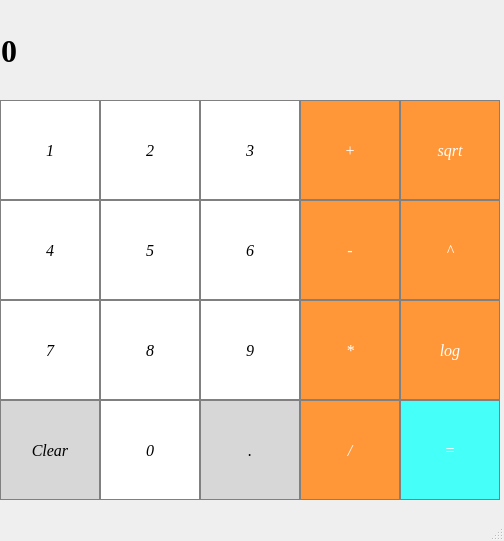
<?xml version="1.0" encoding="UTF-8"?>
<ui version="4.0">
 <class>CalculatorClass</class>
 <widget class="QMainWindow" name="CalculatorClass">
  <property name="geometry">
   <rect>
    <x>0</x>
    <y>0</y>
    <width>504</width>
    <height>541</height>
   </rect>
  </property>
  <property name="windowTitle">
   <string>Calculator</string>
  </property>
  <widget class="QWidget" name="centralWidget">
   <widget class="QPushButton" name="pushButton">
    <property name="enabled">
     <bool>true</bool>
    </property>
    <property name="geometry">
     <rect>
      <x>100</x>
      <y>100</y>
      <width>100</width>
      <height>100</height>
     </rect>
    </property>
    <property name="font">
     <font>
      <family>Times New Roman</family>
      <pointsize>12</pointsize>
      <italic>true</italic>
     </font>
    </property>
    <property name="styleSheet">
     <string notr="true">QPushButton {
  background-color: rgb(255, 255, 255);
  border: 1px solid gray;
}
QPushButton:pressed {
    background-color: rgb(239, 239, 239);
}</string>
    </property>
    <property name="text">
     <string>2</string>
    </property>
   </widget>
   <widget class="QPushButton" name="pushButton_2">
    <property name="enabled">
     <bool>true</bool>
    </property>
    <property name="geometry">
     <rect>
      <x>0</x>
      <y>400</y>
      <width>100</width>
      <height>100</height>
     </rect>
    </property>
    <property name="font">
     <font>
      <family>Times New Roman</family>
      <pointsize>12</pointsize>
      <italic>true</italic>
     </font>
    </property>
    <property name="styleSheet">
     <string notr="true">QPushButton {
  background-color: rgb(215, 215, 215);
  border: 1px solid gray;
}
QPushButton:pressed {
    background-color: qlineargradient(x1: 0, y1: 0, x2: 0, y2: 1,
                                      stop: 0 #BEBEBE, stop: 1 #D7D7D7);
}</string>
    </property>
    <property name="text">
     <string>Clear</string>
    </property>
   </widget>
   <widget class="QPushButton" name="pushButton_3">
    <property name="enabled">
     <bool>true</bool>
    </property>
    <property name="geometry">
     <rect>
      <x>100</x>
      <y>400</y>
      <width>100</width>
      <height>100</height>
     </rect>
    </property>
    <property name="font">
     <font>
      <family>Times New Roman</family>
      <pointsize>12</pointsize>
      <italic>true</italic>
     </font>
    </property>
    <property name="styleSheet">
     <string notr="true">QPushButton {
  background-color: rgb(255, 255, 255);
  border: 1px solid gray;
}
QPushButton:pressed {
    background-color: rgb(239, 239, 239);
}</string>
    </property>
    <property name="text">
     <string>0</string>
    </property>
   </widget>
   <widget class="QPushButton" name="pushButton_4">
    <property name="enabled">
     <bool>true</bool>
    </property>
    <property name="geometry">
     <rect>
      <x>200</x>
      <y>300</y>
      <width>100</width>
      <height>100</height>
     </rect>
    </property>
    <property name="font">
     <font>
      <family>Times New Roman</family>
      <pointsize>12</pointsize>
      <italic>true</italic>
     </font>
    </property>
    <property name="styleSheet">
     <string notr="true">QPushButton {
  background-color: rgb(255, 255, 255);
  border: 1px solid gray;
}
QPushButton:pressed {
    background-color: qlineargradient(x1: 0, y1: 0, x2: 0, y2: 1,
                                      stop: 0 #BEBEBE, stop: 1 #D7D7D7);
}</string>
    </property>
    <property name="text">
     <string>9</string>
    </property>
   </widget>
   <widget class="QPushButton" name="pushButton_5">
    <property name="enabled">
     <bool>true</bool>
    </property>
    <property name="geometry">
     <rect>
      <x>100</x>
      <y>300</y>
      <width>100</width>
      <height>100</height>
     </rect>
    </property>
    <property name="font">
     <font>
      <family>Times New Roman</family>
      <pointsize>12</pointsize>
      <italic>true</italic>
     </font>
    </property>
    <property name="styleSheet">
     <string notr="true">QPushButton {
  background-color: rgb(255, 255, 255);
  border: 1px solid gray;
}
QPushButton:pressed {
    background-color: rgb(239, 239, 239);
}</string>
    </property>
    <property name="text">
     <string>8</string>
    </property>
   </widget>
   <widget class="QPushButton" name="pushButton_6">
    <property name="enabled">
     <bool>true</bool>
    </property>
    <property name="geometry">
     <rect>
      <x>0</x>
      <y>300</y>
      <width>100</width>
      <height>100</height>
     </rect>
    </property>
    <property name="font">
     <font>
      <family>Times New Roman</family>
      <pointsize>12</pointsize>
      <italic>true</italic>
     </font>
    </property>
    <property name="styleSheet">
     <string notr="true">QPushButton {
  background-color: rgb(255, 255, 255);
  border: 1px solid gray;
}
QPushButton:pressed {
    background-color: qlineargradient(x1: 0, y1: 0, x2: 0, y2: 1,
                                      stop: 0 #BEBEBE, stop: 1 #D7D7D7);
}</string>
    </property>
    <property name="text">
     <string>7</string>
    </property>
   </widget>
   <widget class="QPushButton" name="pushButton_7">
    <property name="enabled">
     <bool>true</bool>
    </property>
    <property name="geometry">
     <rect>
      <x>200</x>
      <y>200</y>
      <width>100</width>
      <height>100</height>
     </rect>
    </property>
    <property name="font">
     <font>
      <family>Times New Roman</family>
      <pointsize>12</pointsize>
      <italic>true</italic>
     </font>
    </property>
    <property name="styleSheet">
     <string notr="true">QPushButton {
  background-color: rgb(255, 255, 255);
  border: 1px solid gray;
}
QPushButton:pressed {
    background-color: qlineargradient(x1: 0, y1: 0, x2: 0, y2: 1,
                                      stop: 0 #BEBEBE, stop: 1 #D7D7D7);
}</string>
    </property>
    <property name="text">
     <string>6</string>
    </property>
   </widget>
   <widget class="QPushButton" name="pushButton_8">
    <property name="enabled">
     <bool>true</bool>
    </property>
    <property name="geometry">
     <rect>
      <x>100</x>
      <y>200</y>
      <width>100</width>
      <height>100</height>
     </rect>
    </property>
    <property name="font">
     <font>
      <family>Times New Roman</family>
      <pointsize>12</pointsize>
      <italic>true</italic>
     </font>
    </property>
    <property name="styleSheet">
     <string notr="true">QPushButton {
  background-color: rgb(255, 255, 255);
  border: 1px solid gray;
}
QPushButton:pressed {
    background-color: rgb(239, 239, 239);
}</string>
    </property>
    <property name="text">
     <string>5</string>
    </property>
   </widget>
   <widget class="QPushButton" name="pushButton_9">
    <property name="enabled">
     <bool>true</bool>
    </property>
    <property name="geometry">
     <rect>
      <x>0</x>
      <y>200</y>
      <width>100</width>
      <height>100</height>
     </rect>
    </property>
    <property name="font">
     <font>
      <family>Times New Roman</family>
      <pointsize>12</pointsize>
      <italic>true</italic>
     </font>
    </property>
    <property name="styleSheet">
     <string notr="true">QPushButton {
  background-color: rgb(255, 255, 255);
  border: 1px solid gray;
}
QPushButton:pressed {
    background-color: qlineargradient(x1: 0, y1: 0, x2: 0, y2: 1,
                                      stop: 0 #BEBEBE, stop: 1 #D7D7D7);
}</string>
    </property>
    <property name="text">
     <string>4</string>
    </property>
   </widget>
   <widget class="QPushButton" name="pushButton_10">
    <property name="enabled">
     <bool>true</bool>
    </property>
    <property name="geometry">
     <rect>
      <x>200</x>
      <y>100</y>
      <width>100</width>
      <height>100</height>
     </rect>
    </property>
    <property name="font">
     <font>
      <family>Times New Roman</family>
      <pointsize>12</pointsize>
      <italic>true</italic>
     </font>
    </property>
    <property name="styleSheet">
     <string notr="true">QPushButton {
  background-color: rgb(255, 255, 255);
  border: 1px solid gray;
}
QPushButton:pressed {
    background-color: qlineargradient(x1: 0, y1: 0, x2: 0, y2: 1,
                                      stop: 0 #BEBEBE, stop: 1 #D7D7D7);
}</string>
    </property>
    <property name="text">
     <string>3</string>
    </property>
   </widget>
   <widget class="QPushButton" name="pushButton_11">
    <property name="enabled">
     <bool>true</bool>
    </property>
    <property name="geometry">
     <rect>
      <x>0</x>
      <y>100</y>
      <width>100</width>
      <height>100</height>
     </rect>
    </property>
    <property name="font">
     <font>
      <family>Times New Roman</family>
      <pointsize>12</pointsize>
      <italic>true</italic>
     </font>
    </property>
    <property name="styleSheet">
     <string notr="true">QPushButton {
  background-color: rgb(255, 255, 255);
  border: 1px solid gray;
}
QPushButton:pressed {
    background-color: qlineargradient(x1: 0, y1: 0, x2: 0, y2: 1,
                                      stop: 0 #BEBEBE, stop: 1 #D7D7D7);
}</string>
    </property>
    <property name="text">
     <string>1</string>
    </property>
   </widget>
   <widget class="QLabel" name="label">
    <property name="geometry">
     <rect>
      <x>1</x>
      <y>1</y>
      <width>500</width>
      <height>100</height>
     </rect>
    </property>
    <property name="font">
     <font>
      <family>Times New Roman</family>
      <pointsize>24</pointsize>
      <weight>75</weight>
      <bold>true</bold>
     </font>
    </property>
    <property name="styleSheet">
     <string notr="true">QLabel {
  qproperty-alignment: 'AlignVCenter | AlignRight';
  border: 1px solid gray;
}

background-color : white;</string>
    </property>
    <property name="text">
     <string>0</string>
    </property>
   </widget>
   <widget class="QPushButton" name="pushButton_12">
    <property name="enabled">
     <bool>true</bool>
    </property>
    <property name="geometry">
     <rect>
      <x>200</x>
      <y>400</y>
      <width>100</width>
      <height>100</height>
     </rect>
    </property>
    <property name="font">
     <font>
      <family>Times New Roman</family>
      <pointsize>12</pointsize>
      <italic>true</italic>
     </font>
    </property>
    <property name="styleSheet">
     <string notr="true">QPushButton {
  background-color: rgb(215, 215, 215);
  border: 1px solid gray;
}
QPushButton:pressed {
    background-color: qlineargradient(x1: 0, y1: 0, x2: 0, y2: 1,
                                      stop: 0 #BEBEBE, stop: 1 #D7D7D7);
}</string>
    </property>
    <property name="text">
     <string>.</string>
    </property>
   </widget>
   <widget class="QPushButton" name="pushButton_13">
    <property name="enabled">
     <bool>true</bool>
    </property>
    <property name="geometry">
     <rect>
      <x>300</x>
      <y>400</y>
      <width>100</width>
      <height>100</height>
     </rect>
    </property>
    <property name="font">
     <font>
      <family>Times New Roman</family>
      <pointsize>12</pointsize>
      <italic>true</italic>
     </font>
    </property>
    <property name="styleSheet">
     <string notr="true">QPushButton {
  background-color: rgb(255, 151, 57);
  color: white; 
  border: 1px solid gray;
}

QPushButton:pressed {
    background-color: qlineargradient(x1: 0, y1: 0, x2: 0, y2: 1,
                                      stop: 0 #FF7832, stop: 1 #FF9739);
}
</string>
    </property>
    <property name="text">
     <string>/</string>
    </property>
   </widget>
   <widget class="QPushButton" name="pushButton_14">
    <property name="enabled">
     <bool>true</bool>
    </property>
    <property name="geometry">
     <rect>
      <x>300</x>
      <y>300</y>
      <width>100</width>
      <height>100</height>
     </rect>
    </property>
    <property name="font">
     <font>
      <family>Times New Roman</family>
      <pointsize>12</pointsize>
      <italic>true</italic>
     </font>
    </property>
    <property name="styleSheet">
     <string notr="true">QPushButton {
  background-color: rgb(255, 151, 57);
  color: white; 
  border: 1px solid gray;
}

QPushButton:pressed {
    background-color: qlineargradient(x1: 0, y1: 0, x2: 0, y2: 1,
                                      stop: 0 #FF7832, stop: 1 #FF9739);
}
</string>
    </property>
    <property name="text">
     <string>*</string>
    </property>
   </widget>
   <widget class="QPushButton" name="pushButton_15">
    <property name="enabled">
     <bool>true</bool>
    </property>
    <property name="geometry">
     <rect>
      <x>300</x>
      <y>200</y>
      <width>100</width>
      <height>100</height>
     </rect>
    </property>
    <property name="font">
     <font>
      <family>Times New Roman</family>
      <pointsize>12</pointsize>
      <italic>true</italic>
     </font>
    </property>
    <property name="styleSheet">
     <string notr="true">QPushButton {
  background-color: rgb(255, 151, 57);
  color: white; 
  border: 1px solid gray;
}

QPushButton:pressed {
    background-color: qlineargradient(x1: 0, y1: 0, x2: 0, y2: 1,
                                      stop: 0 #FF7832, stop: 1 #FF9739);
}
</string>
    </property>
    <property name="text">
     <string>-</string>
    </property>
   </widget>
   <widget class="QPushButton" name="pushButton_16">
    <property name="enabled">
     <bool>true</bool>
    </property>
    <property name="geometry">
     <rect>
      <x>300</x>
      <y>100</y>
      <width>100</width>
      <height>100</height>
     </rect>
    </property>
    <property name="font">
     <font>
      <family>Times New Roman</family>
      <pointsize>12</pointsize>
      <italic>true</italic>
     </font>
    </property>
    <property name="styleSheet">
     <string notr="true">QPushButton {
  background-color: rgb(255, 151, 57);
  color: white; 
  border: 1px solid gray;
}

QPushButton:pressed {
    background-color: qlineargradient(x1: 0, y1: 0, x2: 0, y2: 1,
                                      stop: 0 #FF7832, stop: 1 #FF9739);
}
</string>
    </property>
    <property name="text">
     <string>+</string>
    </property>
   </widget>
   <widget class="QPushButton" name="pushButton_17">
    <property name="enabled">
     <bool>true</bool>
    </property>
    <property name="geometry">
     <rect>
      <x>400</x>
      <y>200</y>
      <width>100</width>
      <height>100</height>
     </rect>
    </property>
    <property name="font">
     <font>
      <family>Times New Roman</family>
      <pointsize>12</pointsize>
      <italic>true</italic>
     </font>
    </property>
    <property name="styleSheet">
     <string notr="true">QPushButton {
  background-color: rgb(255, 151, 57);
  color: white; 
  border: 1px solid gray;
}

QPushButton:pressed {
    background-color: qlineargradient(x1: 0, y1: 0, x2: 0, y2: 1,
                                      stop: 0 #FF7832, stop: 1 #FF9739);
}
</string>
    </property>
    <property name="text">
     <string>^</string>
    </property>
   </widget>
   <widget class="QPushButton" name="pushButton_18">
    <property name="enabled">
     <bool>true</bool>
    </property>
    <property name="geometry">
     <rect>
      <x>400</x>
      <y>100</y>
      <width>100</width>
      <height>100</height>
     </rect>
    </property>
    <property name="font">
     <font>
      <family>Times New Roman</family>
      <pointsize>12</pointsize>
      <italic>true</italic>
     </font>
    </property>
    <property name="styleSheet">
     <string notr="true">QPushButton {
  background-color: rgb(255, 151, 57);
  color: white; 
  border: 1px solid gray;
}

QPushButton:pressed {
    background-color: qlineargradient(x1: 0, y1: 0, x2: 0, y2: 1,
                                      stop: 0 #FF7832, stop: 1 #FF9739);
}
</string>
    </property>
    <property name="text">
     <string>sqrt</string>
    </property>
   </widget>
   <widget class="QPushButton" name="pushButton_19">
    <property name="enabled">
     <bool>true</bool>
    </property>
    <property name="geometry">
     <rect>
      <x>400</x>
      <y>300</y>
      <width>100</width>
      <height>100</height>
     </rect>
    </property>
    <property name="font">
     <font>
      <family>Times New Roman</family>
      <pointsize>12</pointsize>
      <italic>true</italic>
     </font>
    </property>
    <property name="styleSheet">
     <string notr="true">QPushButton {
  background-color: rgb(255, 151, 57);
  color: white; 
  border: 1px solid gray;
}

QPushButton:pressed {
    background-color: qlineargradient(x1: 0, y1: 0, x2: 0, y2: 1,
                                      stop: 0 #FF7832, stop: 1 #FF9739);
}
</string>
    </property>
    <property name="text">
     <string>log</string>
    </property>
   </widget>
   <widget class="QPushButton" name="pushButton_20">
    <property name="enabled">
     <bool>true</bool>
    </property>
    <property name="geometry">
     <rect>
      <x>400</x>
      <y>400</y>
      <width>100</width>
      <height>100</height>
     </rect>
    </property>
    <property name="font">
     <font>
      <family>Times New Roman</family>
      <pointsize>12</pointsize>
      <italic>true</italic>
     </font>
    </property>
    <property name="styleSheet">
     <string notr="true">QPushButton {
  background-color: rgb(69, 255, 249);
  color: white; 
  border: 1px solid gray;
}

QPushButton:pressed {
    background-color: qlineargradient(x1: 0, y1: 0, x2: 0, y2: 1,
                                      stop: 0 #3ae5ff, stop: 1 #9ef7ff);
}
</string>
    </property>
    <property name="text">
     <string>=</string>
    </property>
   </widget>
  </widget>
  <widget class="QStatusBar" name="statusBar"/>
 </widget>
 <layoutdefault spacing="6" margin="11"/>
 <resources>
  <include location="Calculator.qrc"/>
 </resources>
 <connections/>
</ui>
